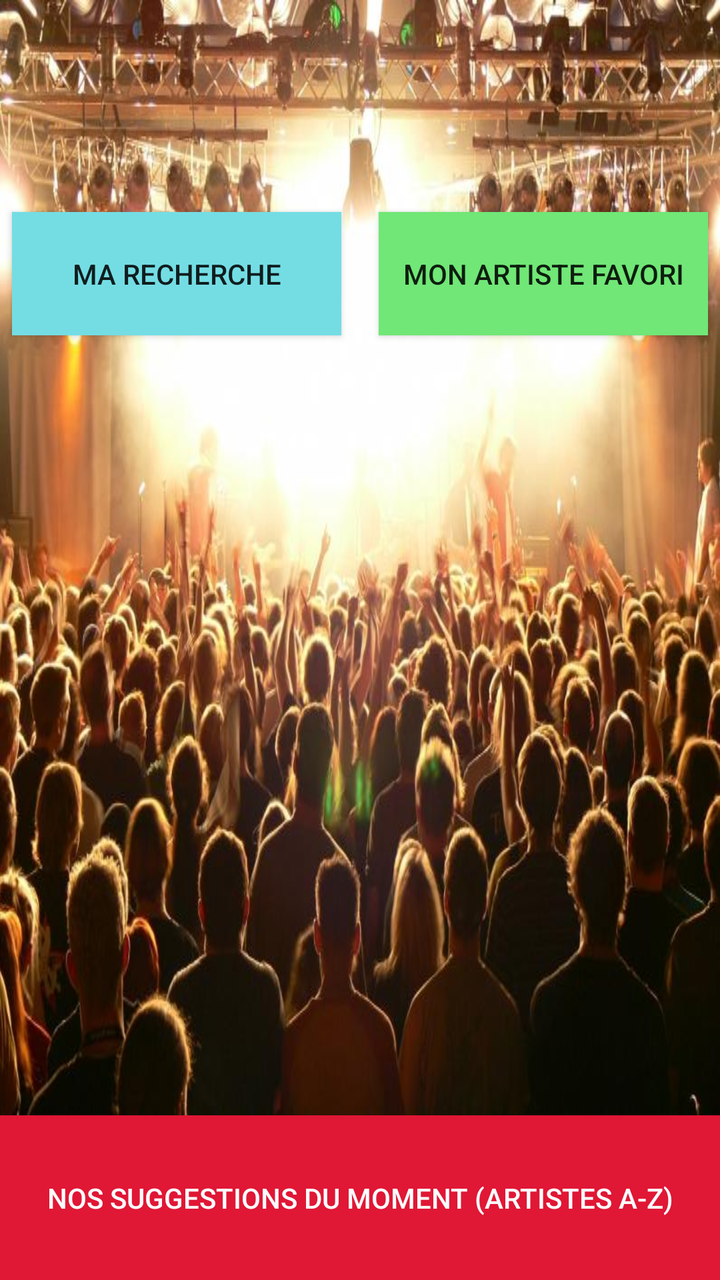
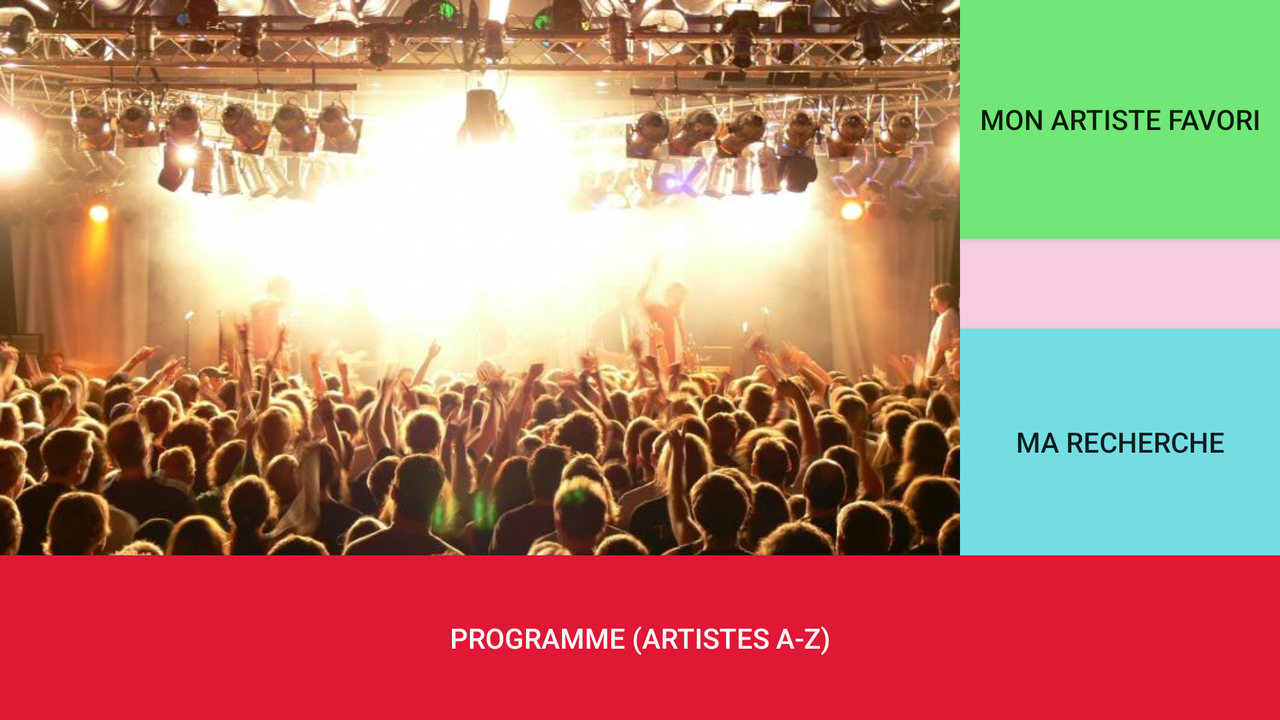

The same Android screen from two of the app's own layout files: first res/layout/ as a phone draws it, then the repository's variant for another configuration, drawn on a device whose configuration selects that folder. Both files follow.
<!-- AndroidManifest.xml: application theme AppTheme -->
<!-- res/layout/activity_main.xml -->
<?xml version="1.0" encoding="utf-8"?>
<RelativeLayout xmlns:android="http://schemas.android.com/apk/res/android"
    xmlns:tools="http://schemas.android.com/tools"
    android:layout_width="fill_parent"
    android:layout_height="fill_parent"
    android:paddingBottom="0dp"
    android:paddingLeft="0dp"
    android:paddingRight="0dp"
    android:paddingTop="0dp"
    android:background="#80f7d6f9"
    android:backgroundTint="#f4a3c5"
    android:backgroundTintMode="src_in"
    tools:context=".NosSuggestionsActivity">

    <ImageView
        android:id="@+id/imageView1"
        android:layout_width="wrap_content"
        android:layout_height="match_parent"
        android:src="@drawable/concert1"
        android:scaleType="fitXY"
        android:adjustViewBounds="true"
        android:baselineAlignBottom="false"
        android:layout_alignParentTop="true"
        android:layout_alignParentStart="true"
        android:layout_above="@+id/button5" />
    <Button
        android:layout_width="wrap_content"
        android:layout_height="40pt"
        android:text="Nos suggestions du moment (artistes A-Z)"
        android:id="@+id/button5"
        android:onClick="onClick"
        android:layout_alignParentBottom="true"
        android:layout_alignParentStart="true"
        android:layout_alignParentEnd="true"
        android:background="#e01735"
        android:textColor="#fbfcfd" />


    <Button
        android:layout_width="80pt"
        android:layout_height="30pt"
        android:text="Mon artiste favori"
        android:id="@+id/button4"
        android:onClick="onClick"
        android:background="#70e776"
        android:layout_marginTop="106dp"
        android:layout_marginEnd="6dp"
        android:layout_alignParentTop="true"
        android:layout_alignParentEnd="true" />

    <Button
        android:layout_width="80pt"
        android:layout_height="30pt"
        android:text="Ma recherche"
        android:id="@+id/buttonArtistes"
        android:onClick="onClick"
        android:background="#74dde4"
        android:layout_marginStart="6dp"
        android:layout_marginTop="106dp"
        android:layout_alignParentStart="true" />


</RelativeLayout>
<!-- resources referenced by this layout -->
<resources>
  <!-- drawable concert1: jpg bitmap (drawable, 84814 bytes) -->
  <style name="AppTheme" parent="Theme.AppCompat.Light.DarkActionBar">
          
          <item name="colorPrimary">@color/colorPrimary</item>
          <item name="colorPrimaryDark">@color/colorPrimaryDark</item>
          <item name="colorAccent">@color/colorAccent</item>
      </style>
  <color name="colorPrimary">#c2263d</color>
  <color name="colorPrimaryDark">#d2f7081c</color>
  <color name="colorAccent">#10100f</color>
</resources>
<!-- res/layout-land/activity_main.xml (the repository's variant of the layout above) -->
<!-- drawn on the phone turned sideways -->
<?xml version="1.0" encoding="utf-8"?>
<RelativeLayout xmlns:android="http://schemas.android.com/apk/res/android"
    xmlns:tools="http://schemas.android.com/tools"
    android:layout_width="fill_parent"
    android:layout_height="fill_parent"
    android:paddingBottom="0dp"
    android:paddingLeft="0dp"
    android:paddingRight="0dp"
    android:paddingTop="0dp"
    android:background="#80f7d6f9"
    android:backgroundTint="#f4a3c5"
    android:backgroundTintMode="src_in"
    tools:context=".NosSuggestionsActivity">

    <Button
        android:layout_width="wrap_content"
        android:layout_height="40pt"
        android:text="Programme (artistes A-Z)"
        android:id="@+id/button5"
        android:onClick="onClick"
        android:layout_alignParentBottom="true"
        android:layout_alignParentStart="true"
        android:layout_alignParentEnd="true"
        android:background="#e01735"
        android:textColor="#fbfcfd" />



    <Button
        android:layout_width="158pt"
        android:layout_height="55pt"
        android:text="Ma recherche"
        android:id="@+id/buttonArtistes"
        android:onClick="onClick"
        android:background="#74dde4"
        android:layout_above="@+id/button5"
        android:layout_alignParentEnd="true"
        android:layout_toEndOf="@+id/imageView1" />

    <Button
        android:layout_width="158pt"
        android:layout_height="58pt"
        android:text="Mon artiste favori"
        android:id="@+id/button4"
        android:onClick="onClick"
        android:background="#70e776"
        android:layout_alignParentTop="true"
        android:layout_alignParentEnd="true"
        android:layout_alignStart="@+id/buttonArtistes" />

    <ImageView
        android:id="@+id/imageView1"
        android:layout_width="wrap_content"
        android:layout_height="match_parent"

        android:adjustViewBounds="true"
        android:src="@drawable/concert1"
        android:baselineAlignBottom="false" />




</RelativeLayout>
